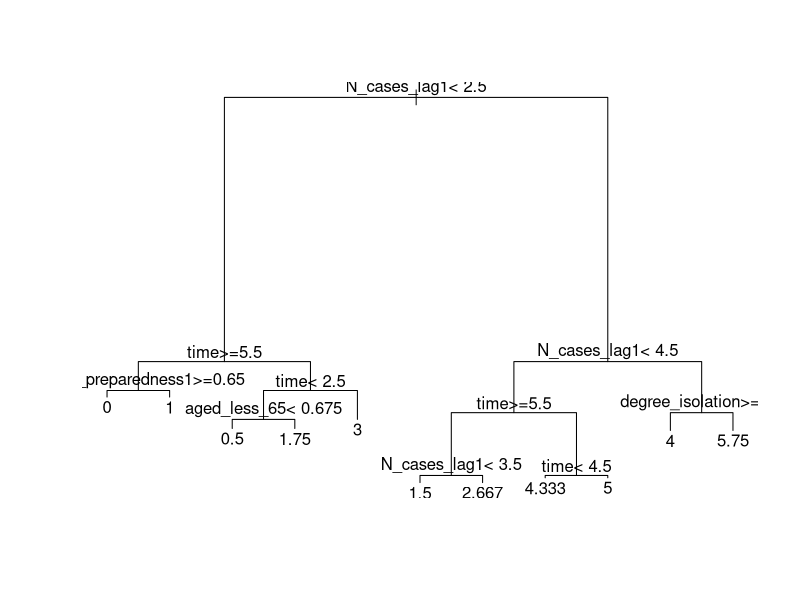
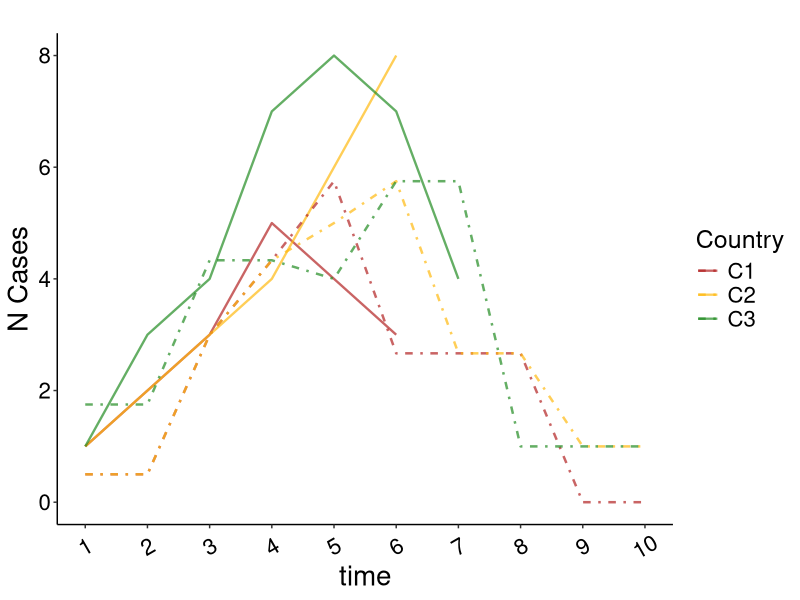
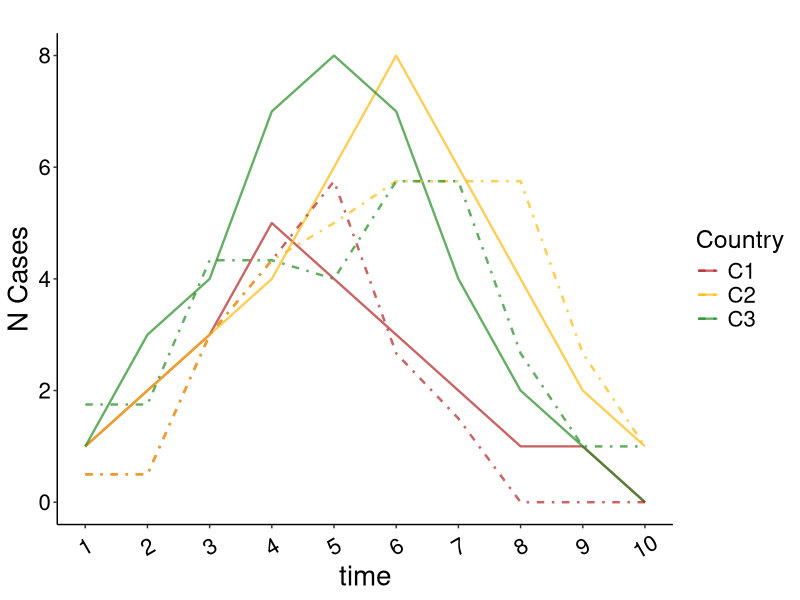

Generate these figures, in order, with R:
library(tidyverse)
library(readxl)
library(reshape2)
library(rpart)
library(ggplot2)


training <- read_excel("./InputData/the_10_week_sim.xlsx", sheet = "training", col_names = T)
str(training)
training$N_cases_lag1 <- as.numeric(training$N_cases_lag1)
training$N_cases_lag2 <- as.numeric(training$N_cases_lag2)
str(training)

testing_half <- read_excel("./InputData/the_10_week_sim.xlsx", sheet = "testing_half", col_names = T)
str(testing_half)
testing_half$N_cases_lag1 <- as.numeric(testing_half$N_cases_lag1)
testing_half$N_cases_lag2 <- as.numeric(testing_half$N_cases_lag2)
str(testing_half)

testing_full <- read_excel("./InputData/the_10_week_sim.xlsx", sheet = "testing_full", col_names = T)
str(testing_full)
testing_full$N_cases_lag1 <- as.numeric(testing_full$N_cases_lag1)
testing_full$N_cases_lag2 <- as.numeric(testing_full$N_cases_lag2)
str(testing_full)

fit <- rpart(N_cases ~ time+
               N_cases_lag1+
               N_cases_lag2+
               aged_less_65+
               degree_isolation+
               health_preparedness1+
               health_preparedness2, 
             data=training, 
             method="anova", #"anova", "poisson", "class" or "exp"
             control=rpart.control(minsplit=5, cp=0.001)) 
summary(fit)
plot(fit)
text(fit)

cList <- c(rep("C1",10),rep("C2",10),rep("C3",10))
p1 <- predict(fit, testing_half,
        type = c("vector"),
        na.action = na.pass)
plot1Data <- as.data.frame(cbind(cList,as.numeric(testing_half$time),as.numeric(p1),as.numeric(testing_half$N_cases)))
colnames(plot1Data) <- c("country","time","prediction","actual")
plot1Data$time <- as.character(plot1Data$time)
plot1Data$time <- as.numeric(plot1Data$time)
plot1Data <- plot1Data[order(plot1Data$time),]
plot1Data$prediction <- as.numeric(plot1Data$prediction)
plot1Data$actual <- as.numeric(plot1Data$actual)
plot1Data$country <- as.factor(plot1Data$country)
str(plot1Data)
m1 <- melt(plot1Data,id=c("country","time"))
m1$time <- as.numeric(m1$time)
m1$value <- as.numeric(m1$value)
m1$variable <- as.factor(m1$variable)
m1$country <- as.factor(m1$country)
str(m1)
m1 <- m1[order(m1$time),]

lineColors <- c("firebrick", "darkgoldenrod1", "forestgreen", "darkgoldenrod1", "firebrick")
ggplot() +
  geom_line(data=subset(m1, variable == "actual"), aes(x = time, y = value, group = country, color = country), size=0.8,alpha=.7)+
  geom_line(data=subset(m1, variable == "prediction"), aes(x = time, y = value, group = country, color = country), size=0.85, linetype = "3313",alpha=.7)+
  labs(x="time", y = "N Cases", title="") +
  guides(color=guide_legend(title="Country")) +
  theme(legend.title=element_text(size=18))+
  theme(axis.text.x = element_text(color="black",size = 16, angle = 30, hjust = .5, vjust = .5),
        axis.text.y = element_text(color="black",size = 16, angle = 0),
        axis.title.x = element_text(color="black",size = 20, angle = 0),
        axis.title.y = element_text(color="black",size = 20, angle = 90)
  )+
  scale_x_continuous(breaks=seq(1, 10, 1))+
  theme(legend.text=element_text(size=16))+
  theme(panel.grid.major = element_blank(), panel.grid.minor = element_blank(),
        panel.background = element_blank(), axis.line = element_line(colour = "black"))+
  scale_colour_manual(" ", values=c("C1" = lineColors[1], "C2" = lineColors[2], "C3" = lineColors[3]))


###################################

cList <- c(rep("C1",10),rep("C2",10),rep("C3",10))
p2 <- predict(fit, testing_full,
              type = c("vector"),
              na.action = na.pass)
plot2Data <- as.data.frame(cbind(cList,as.numeric(testing_full$time),as.numeric(p2),as.numeric(testing_full$N_cases)))
colnames(plot2Data) <- c("country","time","prediction","actual")
plot2Data$time <- as.character(plot2Data$time)
plot2Data$time <- as.numeric(plot2Data$time)
plot2Data <- plot2Data[order(plot2Data$time),]
plot2Data$prediction <- as.numeric(plot2Data$prediction)
plot2Data$actual <- as.numeric(plot2Data$actual)
plot2Data$country <- as.factor(plot2Data$country)
str(plot2Data)
m2 <- melt(plot2Data,id=c("country","time"))
m2$time <- as.numeric(m2$time)
m2$value <- as.numeric(m2$value)
m2$variable <- as.factor(m2$variable)
m2$country <- as.factor(m2$country)
str(m2)
m2 <- m2[order(m2$time),]

lineColors <- c("firebrick", "darkgoldenrod1", "forestgreen", "darkgoldenrod1", "firebrick")
ggplot() +
  geom_line(data=subset(m2, variable == "actual"), aes(x = time, y = value, group = country, color = country), size=0.8,alpha=.7)+
  geom_line(data=subset(m2, variable == "prediction"), aes(x = time, y = value, group = country, color = country), size=0.85, linetype = "3313",alpha=.7)+
  labs(x="time", y = "N Cases", title="") +
  guides(color=guide_legend(title="Country")) +
  theme(legend.title=element_text(size=18))+
  theme(axis.text.x = element_text(color="black",size = 16, angle = 30, hjust = .5, vjust = .5),
        axis.text.y = element_text(color="black",size = 16, angle = 0),
        axis.title.x = element_text(color="black",size = 20, angle = 0),
        axis.title.y = element_text(color="black",size = 20, angle = 90)
  )+
  scale_x_continuous(breaks=seq(1, 10, 1))+
  theme(legend.text=element_text(size=16))+
  theme(panel.grid.major = element_blank(), panel.grid.minor = element_blank(),
        panel.background = element_blank(), axis.line = element_line(colour = "black"))+
  scale_colour_manual(" ", values=c("C1" = lineColors[1], "C2" = lineColors[2], "C3" = lineColors[3]))


